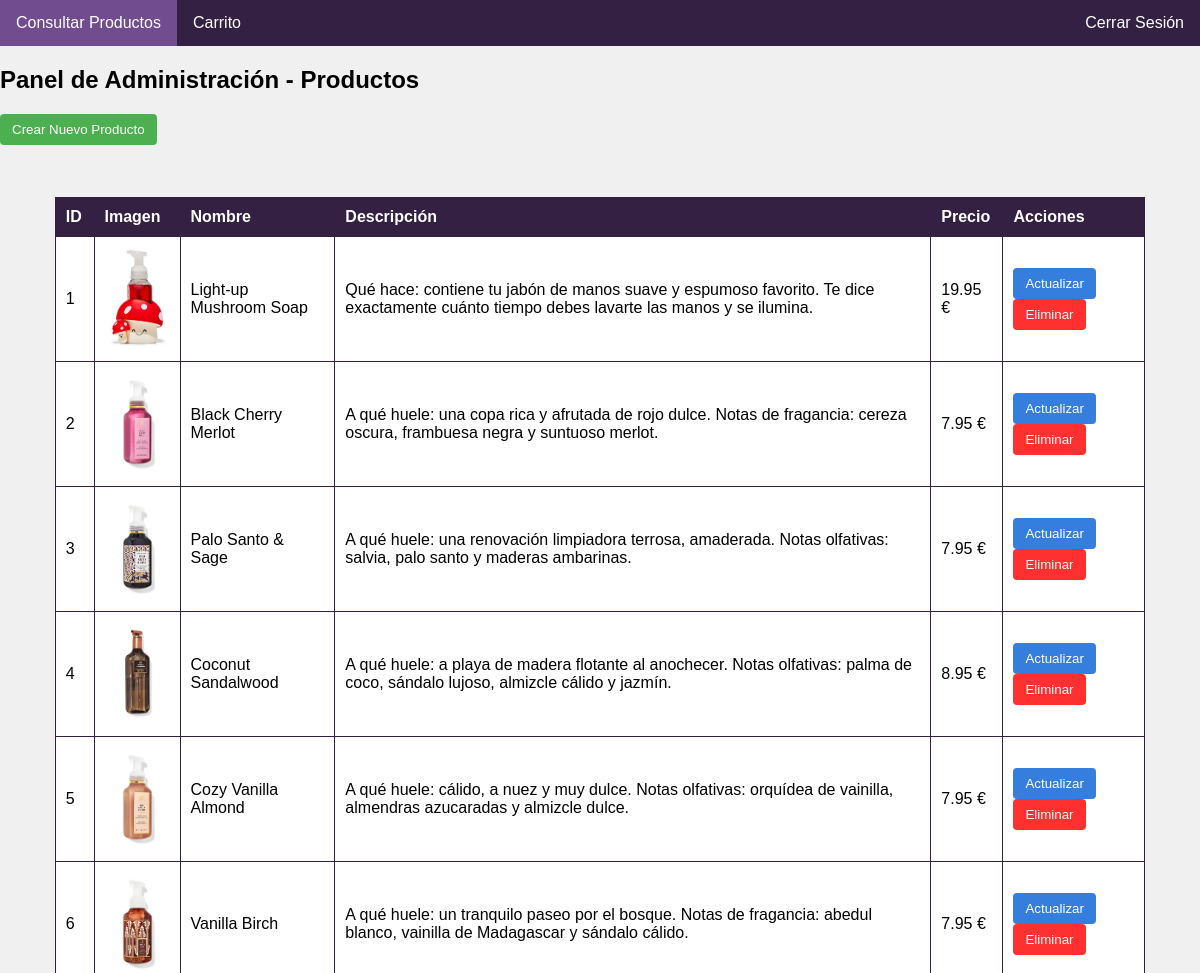
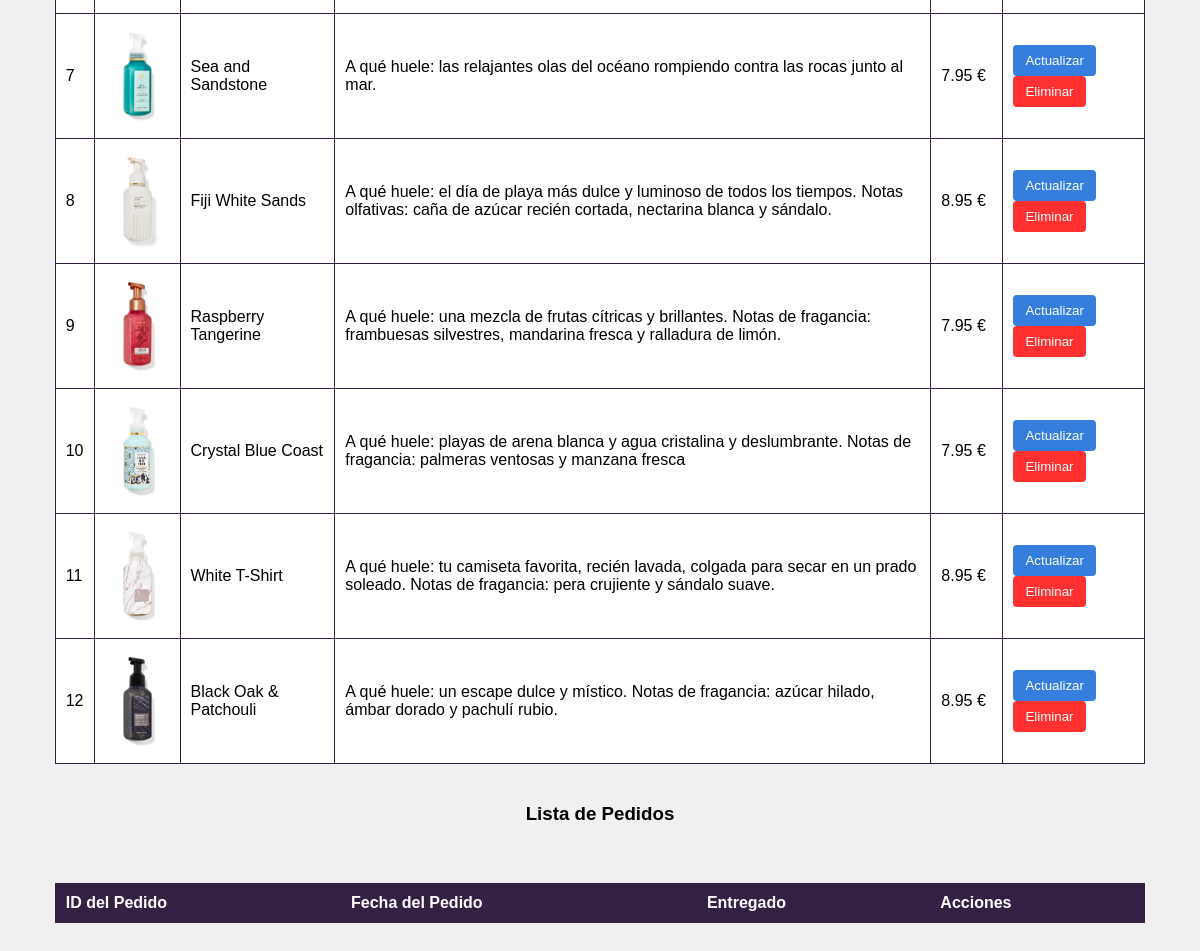
The app's page /panel_administracion.php (signed in) with its own data (2 pictures, top to bottom).
### tables this page shows
CREATE TABLE `productos` (
  `productoID` int(2) NOT NULL,
  `nombre` varchar(30) NOT NULL,
  `descripcion` varchar(255) NOT NULL,
  `peso` double NOT NULL,
  `precio` double NOT NULL,
  `imagen` varchar(30) NOT NULL
);

### panel_administracion.php (the view, shortened to what this page needs)
<?php
include_once 'menu.php';
require_once 'conecta.php';
function obtenerProductos($conexion) {
    $sql = "SELECT * FROM productos ORDER BY productoID";
    $stmt = $conexion->prepare($sql);
    $stmt->execute();
}
$productos = obtenerProductos($con);
?>
<!DOCTYPE html>
<html lang="en">
<head>
</head>
<body>
    <h2>Panel de Administración - Productos</h2>
    <form action="crear_producto.php" method="post">
        <a href="crear_producto.php"><button class="btn-accion btn-crear">Crear Nuevo Producto</button></a>
    </form>
    <div id="panel-container">
    <table>
        <thead>
            <tr>
                <th>ID</th>
                <th>Imagen</th>
                <th>Nombre</th>
                <th>Descripción</th>
                <th>Precio</th>
                <th>Acciones</th>
            </tr>
        </thead>
        <tbody>
            <?php foreach ($productos as $producto) : ?>
                <tr>
                    <td><?= $producto['productoID']; ?></td>
                    <td><img src="<?= $producto['imagen']; ?>" alt="Imagen del producto"></td>
                    <td><?= $producto['nombre']; ?></td>
                    <td><?= $producto['descripcion']; ?></td>
                    <td><?= $producto['precio']; ?> €</td>
                    <td>
                        <form action="actualizar_producto.php?id=<?php echo $producto['productoID']; ?>" method="post" style="display: inline;">
                            <button type="submit" class="btn-accion btn-actualizar">Actualizar</button>
                        </form>
                        <form action="eliminar_producto.php" method="post" onsubmit="return confirm('¿Estás seguro de que deseas borrar este producto?');" style="display: inline;">
                            <button type="submit" class="btn-accion btn-eliminar">Eliminar</button>
                        </form>
                    </td>
                </tr>
            <?php endforeach; ?>
        </tbody>
    </table>
   <h3>Lista de Pedidos</h3>
    <table>
        <thead>
            <tr>
                <th>ID del Pedido</th>
                <th>Fecha del Pedido</th>
                <th>Entregado</th>
                <th>Acciones</th>
            </tr>
        </thead>
    </table>
            </div>
</body>
</html>

### menu.php (style rules this page uses)
body { font-family: Arial, sans-serif; background-color: #f0f0f0; margin: 0; padding: 0; }

### panel_administracion.php (style rules this page uses)
#panel-container { display: flex; flex-direction: column; align-items: center; justify-content: center; gap: 20px; padding: 2em; }
table { width: 96%; border-collapse: collapse; margin-top: 20px; }
table, th, td { border: 1px solid #342042; }
th, td { padding: 10px; text-align: left; }
td { background: #fff; }
th { background-color: #342042; color: white; }
.btn-accion { padding: 8px 12px; border: none; border-radius: 4px; cursor: pointer; }
.btn-crear { background-color: #4CAF50; color: white; }
.btn-actualizar { background-color: #357EDD; color: white; }
.btn-eliminar { background-color: #FF3030; color: white; }
img { width: 65px; height: 100px; }

### records on screen
productos: productoID "1", imagen (picture), nombre "Light-up Mushroom Soap", descripcion "Qué hace: contiene tu jabón de manos suave y espumoso favorito. Te dice exactamente cuánto tiempo debes lavarte las manos y se ilumina.", precio "19.95"
productos: productoID "2", imagen (picture), nombre "Black Cherry Merlot", descripcion "A qué huele: una copa rica y afrutada de rojo dulce. Notas de fragancia: cereza oscura, frambuesa negra y suntuoso merlot.", precio "7.95"
productos: productoID "3", imagen (picture), nombre "Palo Santo & Sage", descripcion "A qué huele: una renovación limpiadora terrosa, amaderada. Notas olfativas: salvia, palo santo y maderas ambarinas.", precio "7.95"
productos: productoID "4", imagen (picture), nombre "Coconut Sandalwood", descripcion "A qué huele: a playa de madera flotante al anochecer. Notas olfativas: palma de coco, sándalo lujoso, almizcle cálido y jazmín.", precio "8.95"
productos: productoID "5", imagen (picture), nombre "Cozy Vanilla Almond", descripcion "A qué huele: cálido, a nuez y muy dulce. Notas olfativas: orquídea de vainilla, almendras azucaradas y almizcle dulce.", precio "7.95"
productos: productoID "6", imagen (picture), nombre "Vanilla Birch", descripcion "A qué huele: un tranquilo paseo por el bosque. Notas de fragancia: abedul blanco, vainilla de Madagascar y sándalo cálido.", precio "7.95"
productos: productoID "7", imagen (picture), nombre "Sea and Sandstone", descripcion "A qué huele: las relajantes olas del océano rompiendo contra las rocas junto al mar.", precio "7.95"
productos: productoID "8", imagen (picture), nombre "Fiji White Sands", descripcion "A qué huele: el día de playa más dulce y luminoso de todos los tiempos. Notas olfativas: caña de azúcar recién cortada, nectarina blanca y sándalo.", precio "8.95"
productos: productoID "9", imagen (picture), nombre "Raspberry Tangerine", descripcion "A qué huele: una mezcla de frutas cítricas y brillantes. Notas de fragancia: frambuesas silvestres, mandarina fresca y ralladura de limón.", precio "7.95"
productos: productoID "10", imagen (picture), nombre "Crystal Blue Coast", descripcion "A qué huele: playas de arena blanca y agua cristalina y deslumbrante. Notas de fragancia: palmeras ventosas y manzana fresca", precio "7.95"
productos: productoID "11", imagen (picture), nombre "White T-Shirt", descripcion "A qué huele: tu camiseta favorita, recién lavada, colgada para secar en un prado soleado. Notas de fragancia: pera crujiente y sándalo suave.", precio "8.95"
productos: productoID "12", imagen (picture), nombre "Black Oak & Patchouli", descripcion "A qué huele: un escape dulce y místico. Notas de fragancia: azúcar hilado, ámbar dorado y pachulí rubio.", precio "8.95"
